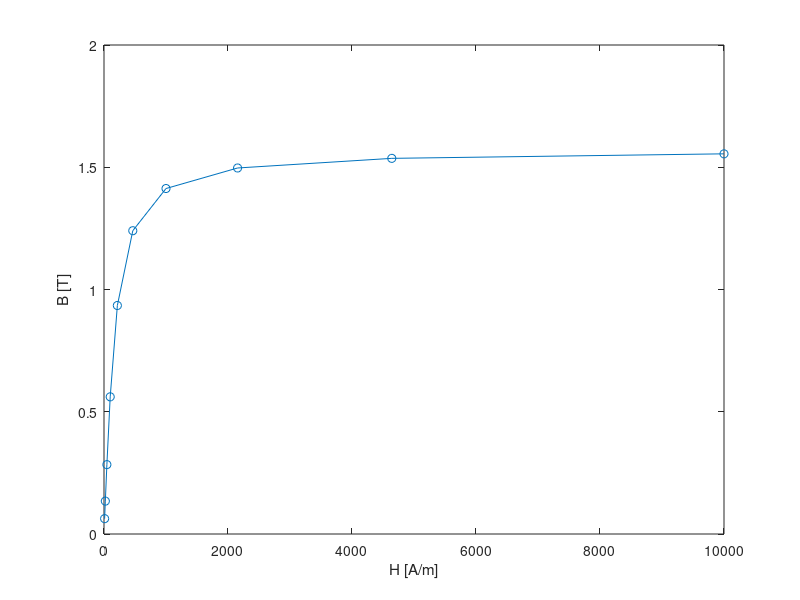

The MATLAB source for this figure:
%% Electromagnet

%% a) only electrical circuit
% voltage and current are given
% find the concatenated flux 
clear,clc,clf

% Parameter
U = 10;           % voltage [V]
R = 6.5;          % coil resistance [Ohm]
L = 44.15e-3;     % inductance [H]

w = 2*pi/0.1;     % frequency [rad/s]
te = 0.25;        % simulation time [s]



%% b) only magnetic circuit
% flux and air gap are given
% Find the coil current and the force on the armature 
clear,clc,clf

% Parameter
N = 900;          % number of windings
mu0 = 4e-7*pi;    % vacuum permeability [Vs/Am]
mur = 200;        % relative permeability iron
lfe = 0.15;       % mean length iron  [m]
A = 9e-4;         % cross section iron [m^2]
x0 = 0.01;        % initial air gap [m]

Psi = 0.15;       % concatenated flux [Wb]
w = 2*pi/0.1;     % angular frequency [rad/s]
te = 0.25;        % simulation time [s]



%% c) electromagnetic circuit
% couple both models for constant air gap 
% and reproduce the result from a) 
clear,clc,clf

% Parameter
U = 10;           % volatage [V]
R = 6.5;          % coil resistance [Ohm]
N = 900;          % number of windings
mu0 = 4e-7*pi;    % vacuum permeability [Vs/Am]
mur = 200;        % relative permeability iron
lfe = 0.15;       % mean length iron  [m]
A = 9e-4;         % cross section iron [m^2]
x0 = 0.01;        % initial air gap [m]

w = 2*pi/0.1;     % angular frequency [rad/s]
te = 0.25;        % simulation time [s]




%% d) only mechanical circuit
% external force is given
% find the armature movement due to force and gravity 
clear,clc,clf

% Parameter
m = 0.35;         % armature mass [kg]
g = 9.81;         % gravity [m/s^2]
x0 = 0.01;        % initial air gap [m]

% force
% acts against gravity, will close the air gap
Amplitude = 2*m*g;               
Period=0.05;
PulseWidth=45;
te = 0.25;        % simulation time [s]



%% e) Switch on behaviour with full modell
% couple all submodels at constant voltage
clear,clc,clf

% Parameter
m = 0.35;         % armature mass [kg]
g = 9.81;         % gravity [m/s^2]
U = 10;           % voltage [V]
R = 6.5;          % coil resistance [Ohm]
N = 900;          % number of windings
mu0 = 4e-7*pi;    % vacuum permeability [Vs/Am]
mur = 200;        % relative permeability iron
lfe = 0.15;       % mean length iron  [m]
A = 9e-4;         % cross section iron [m^2]
x0 = 0.01;        % initial air gap [m]

te = 0.20;        % simulation time [s]



%% f) Automatic switch-off with full model
% As soon as the air gap is less/more than xmin, 
% the voltage is switched off or switched on, respectively.
clear,clc,clf

% Parameter
m = 0.35;         % armature mass [kg]
g = 9.81;         % gravity [m/s^2]
U = 10;           % voltage [V]
R = 6.5;          % coil resistance [Ohm]
N = 900;          % number of windings
mu0 = 4e-7*pi;    % vacuum permeability [Vs/Am]
mur = 200;        % relative permeability iron
lfe = 0.15;       % mean length iron  [m]
A = 9e-4;         % cross section iron [m^2]
x0 = 0.01;        % initial air gap [m]
xmin=x0/2.65;
te = 1.00;        % simulation time [s]



%% g) Switch on behaviour with full modell BH characteristic
clear,clc,clf
% mur=const will be replaced by this characteristic
H=[10, 21.544, 46.416, 100, 215.44, 464.16, 1000, 2154.4, 4641.6, 10000]; % [A/m]
B=[0.062749, 0.13454, 0.28376, 0.56098, 0.93453, 1.2404, 1.413, 1.497,1.5364, 1.5549]; % [T]
plot(H,B,'-o'),hold on
xlabel('H [A/m]');ylabel('B [T]');

% Parameter
m = 0.35;         % armature mass [kg]
g = 9.81;         % gravity [m/s^2]
U = 10;           % voltage [V]
R = 6.5;          % coil resistance [Ohm]
N = 900;          % number of windings
mu0 = 4e-7*pi;    % vacuum permeability [Vs/Am]
mur = 200;        % relative permeability iron
lfe = 0.15;       % mean length iron  [m]
A = 9e-4;         % cross section iron [m^2]
x0 = 0.01;        % initial air gap [m]

te = 0.20;        % simulation time [s]

